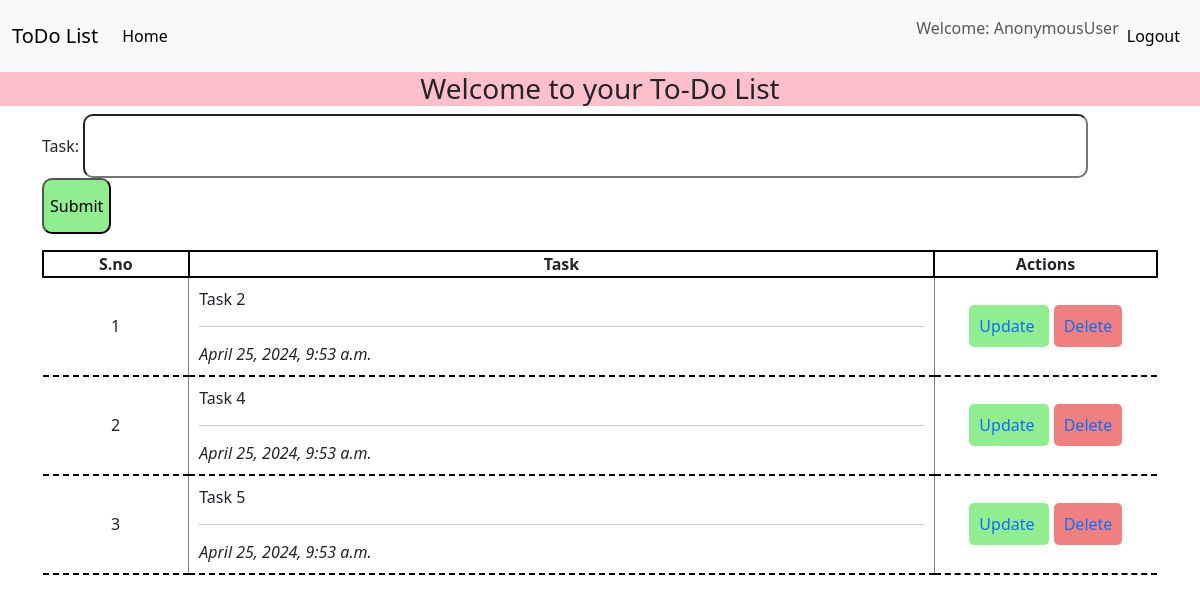
/ToDo/list/2, run on the app's committed database.
### todo_tasks/models.py (models this page shows, shortened)
class ToDoModel(models.Model):
    User = models.ForeignKey(userModel, on_delete=models.CASCADE, blank=True, null=True)
    task = models.CharField(max_length=500, blank=False)
    created = models.DateTimeField(auto_now=True)
    order = models.PositiveIntegerField(null=True)

### todo_tasks/views.py (the view)
# urls.py: path("list/<int:user_id>", views.ToDoListView, name="todo-list"),
def ToDoListView(request, user_id):
    print("ToDoList User_id", user_id)
    user = userModel.objects.get(pk=user_id)
    all_tasks = ToDoModel.objects.filter(User=user)
    if request.method == "POST":
        task_form = ToDoForm(request.POST)
        if task_form.is_valid():
            task = task_form.cleaned_data
            tasks_count = ToDoModel.objects.filter(User=user_id).count()
            ToDoModel.objects.create(User=user, task=task['task'], order=tasks_count+1)
            task_form = ToDoForm()
    else:
        task_form = ToDoForm()
    return render(request, 'ToDoList.html', {'task_form': task_form, 'tasks': all_tasks})

### todo_tasks/forms.py
class ToDoForm(forms.Form):
    task = forms.CharField(label="Task", max_length=500)

### todo_tasks/templates/ToDoList.html (shortened to what this page needs)
{% extends 'base.html' %}
{% block content %}
    <form method="post">
        {% for field in task_form %}
            {{field.label_tag}} {{field}}
        {% endfor %}
        <input type="submit" name="Add Task" class="AddButton">
    </form>
    {% if tasks %}
        <table class="tasksTable">
            <tr>
                <th> S.no </th>
                <th> Task </th>
                <th> Actions </th>
            </tr>
            {% for task in tasks %}
            <tr>
                <td> {{task.order}} </td>
                <td id="task"> {{task.task}} <br>
                    <hr> </hr>
                     <p> <em> {{task.created}}</em> </p>
                </td>
                <td id="taskAction">
                    <a href="{% url 'todoList:update-task' task.id task.User.id %}" class="update-button"> Update </a>
                    <a href="{% url 'todoList:delete-task' task.id task.User.id %}" class="delete-button"> Delete </a>
                </td>
            </tr>
            {% endfor %}
        </table>
    {% else %}
        <li> No tasks, Please add your task </li>
    {% endif %}
{% endblock %}

### todo_tasks/templates/base.html (shortened to what this page needs)
{% load static %}
<html>
    <head>
        <link href="https://cdn.jsdelivr.net/npm/bootstrap@5.3.3/dist/css/bootstrap.min.css" rel="stylesheet">
        <link rel="stylesheet" href="{% static 'css/base.css' %}">
    </head>
    <body>
        <nav class="navbar navbar-expand-lg bg-body-tertiary">
            <div class="container-fluid">
              <a class="navbar-brand" href="#">ToDo List</a>
              <div class="collapse navbar-collapse" id="navbarText">
                <ul class="navbar-nav me-auto mb-2 mb-lg-0">
                  <li class="nav-item">
                    <a class="nav-link active" aria-current="page" href="">Home</a>
                  </li>
                </ul>
                <span class="navbar-text">
                  <ul class="navbar-nav">
                    {% if user %}
                        <li class="nav-item">
                            Welcome: {{user}}
                        </li>
                        <li class="nav-item">
                            <a class="nav-link" href="{% url 'todoList:log-out' %}"> Logout </a>
                        </li>
                    {% endif %}
                  </ul>
                </span>
              </div>
            </div>
          </nav>
        <h3> Welcome to your To-Do List </h3>
        <div class="container">
            {% block content %}
            {% endblock %}
        </div>
    </body>
</html>

### todo_tasks/static/css/base.css (style rules this page uses)
h3 { background-color: pink; text-align: center; }
#id_task { width: 90%; height: 8%; border-radius: 10px; }
.AddButton { background-color: lightgreen; border-radius: 10px; height: 7%; }
.tasksTable { width: 100%; }
.tasksTable th { border: 2px solid black; text-align: center; }
.tasksTable td { padding: 10px; text-align: center; border-bottom: 2px dashed black; }
.tasksTable #task { text-align: left; border-left: 1px solid grey; }
.tasksTable #taskAction { border-left: 1px solid grey; width: 20%; }
.tasksTable p { display: inline; }
.update-button { text-decoration: none; padding: 10px; border-radius: 5px; background-color: lightgreen; }
.delete-button { text-decoration: none; margin-left: 5px; padding: 10px; border-radius: 5px; background-color: lightcoral; }

### data on the page
ToDoModel: order "1", task "Task 2", created "April 25, 2024, 9:53 a.m."
ToDoModel: order "2", task "Task 4", created "April 25, 2024, 9:53 a.m."
ToDoModel: order "3", task "Task 5", created "April 25, 2024, 9:53 a.m."

### other printed values
{{ user }} "AnonymousUser"
{{ field.label_tag }} "Task:"
